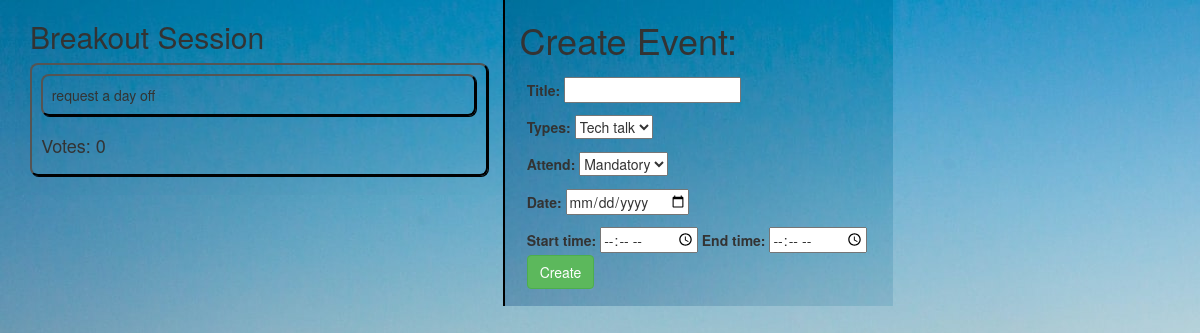
The page /students/requests (signed in) on the database as committed earlier.
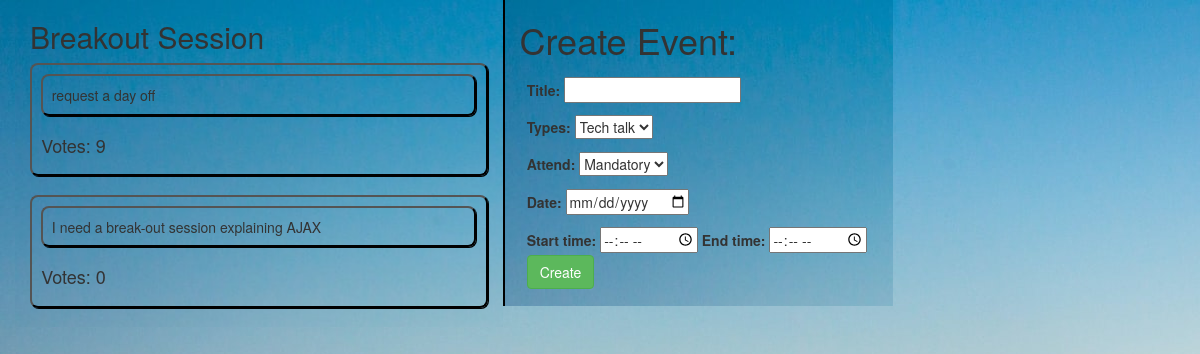
The same page on the database as committed later.
### student/models.py (models this page shows)
class Request(models.Model):
    desc = models.CharField(max_length=255)
    user = models.ForeignKey(User, related_name='requstes', on_delete=CASCADE)
    votes = models.IntegerField(default=0)
    created_at = models.DateTimeField(auto_now_add=True, )
    updated_at = models.DateTimeField(auto_now=True, )

### student/views.py (the view)
# urls.py: path('requests',views.brackout_session),
def brackout_session(request):
    if 'id' not in request.session:
        return redirect('/')
    context = {
        "user": User.objects.get(id=request.session["id"]),
        "requests":Request.objects.all(),
        }
    return render(request,"requests.html",context)# /request

### student/templates/requests.html (shortened to what this page needs)
<!DOCTYPE html>
<html lang="en">
  <head>
    <link
      rel="stylesheet"
      href="https://maxcdn.bootstrapcdn.com/bootstrap/3.4.1/css/bootstrap.min.css"
    />
    {% load render_partial %}
    {% load static %}
    <link rel="stylesheet" href="{% static 'css/requests.css' %}" />
  </head>
  <body>
    <div class="container-fluid">
      <div class="col-sm-5">
        <h2>Breakout Session</h2>
        {% for req in requests %}
          <div>
            <p>{{req.desc}}</p>
            <div class="vote">
              <h4>Votes: {{req.votes}}</h4>
              </div>
          </div>
        {% endfor %}
      </div>
      <div class="col-sm-4">
        {% if request.session.role == 'student' %}
          <h1>Ask for a Break-out Session:</h1>
          <form method="POST" action="/students/request_breakout">
            {% csrf_token %}
            <textarea class="form-control" cols="40" rows="3" name="breakout"></textarea>
            <button class="btn btn-success btn-sm" type="submit">Creat Breakout Session Request</button>
          </form>
        {% else %}
          <h1>Create Event:</h1>
          <form class="event" action="/students/create_event" method="POST">
            <p>
              <label for="title">Title:</label>
              <input type="text" id="title" name="title" />
            </p>
            <p>
              <label for="types">Types:</label>
              <select name="type" id="types">
                <option value="tech_talk">Tech talk</option>
              </select>
            </p>
            <p>
              <label for="attendance">Attend:</label>
              <select name="attend" id="attendance">
                <option value="mandatory">Mandatory</option>
              </select>
            </p>
            <p>
              <label for="date">Date:</label>
              <input type="date" name="date" />
            </p>
            <label for="start_time">Start time:</label>
            <input type="time" name="start_time">
            <label for="end_time">End time:</label>
            <input type="time" name="end_time">
            <p>
              <button type="submit" class="btn btn-success">Create</button>
            </p>
          </form>
        {% endif %}
      </div>
    </div>
  </body>
</html>

Rows that differ between the two databases and show on the page:
changed Request "request a day off": votes "0" → "9"
added Request: desc "I need a break-out session explaining AJAX", votes "0"
